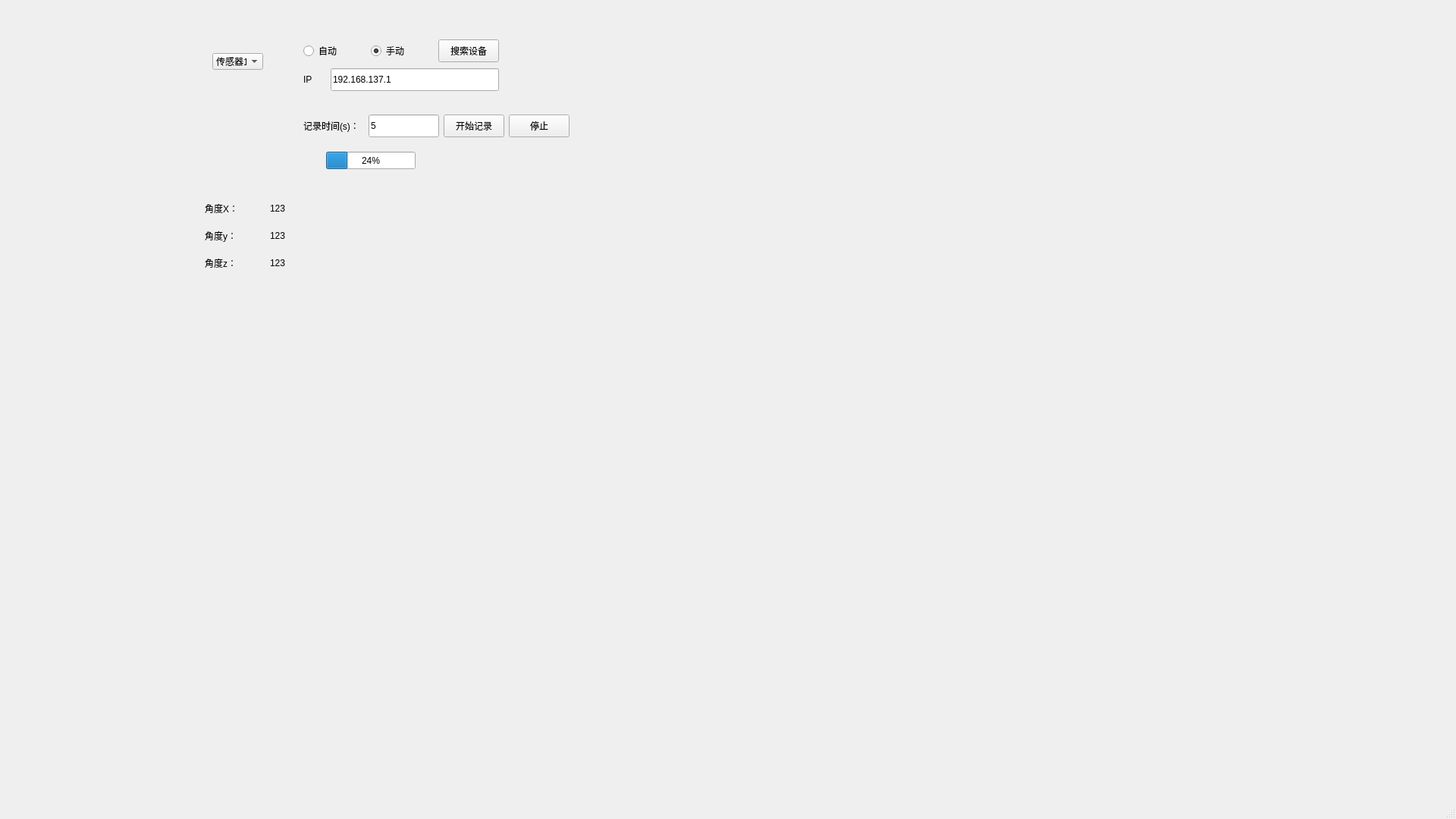
<?xml version="1.0" encoding="UTF-8"?>
<ui version="4.0">
 <class>MainWindow</class>
 <widget class="QMainWindow" name="MainWindow">
  <property name="geometry">
   <rect>
    <x>0</x>
    <y>0</y>
    <width>1920</width>
    <height>1080</height>
   </rect>
  </property>
  <property name="sizePolicy">
   <sizepolicy hsizetype="Expanding" vsizetype="Expanding">
    <horstretch>0</horstretch>
    <verstretch>0</verstretch>
   </sizepolicy>
  </property>
  <property name="minimumSize">
   <size>
    <width>1920</width>
    <height>1080</height>
   </size>
  </property>
  <property name="maximumSize">
   <size>
    <width>1920</width>
    <height>1080</height>
   </size>
  </property>
  <property name="windowTitle">
   <string>MainWindow</string>
  </property>
  <widget class="QWidget" name="centralwidget">
   <widget class="QWidget" name="layoutWidget">
    <property name="geometry">
     <rect>
      <x>400</x>
      <y>50</y>
      <width>258</width>
      <height>74</height>
     </rect>
    </property>
    <layout class="QVBoxLayout" name="verticalLayout">
     <item>
      <layout class="QHBoxLayout" name="horizontalLayout_2">
       <item>
        <layout class="QHBoxLayout" name="horizontalLayout">
         <item>
          <widget class="QRadioButton" name="auto_rbtn">
           <property name="minimumSize">
            <size>
             <width>80</width>
             <height>30</height>
            </size>
           </property>
           <property name="text">
            <string>自动</string>
           </property>
           <attribute name="buttonGroup">
            <string notr="true">A_or_M</string>
           </attribute>
          </widget>
         </item>
         <item>
          <widget class="QRadioButton" name="manual_rbtn">
           <property name="minimumSize">
            <size>
             <width>80</width>
             <height>30</height>
            </size>
           </property>
           <property name="text">
            <string>手动</string>
           </property>
           <property name="checked">
            <bool>true</bool>
           </property>
           <attribute name="buttonGroup">
            <string notr="true">A_or_M</string>
           </attribute>
          </widget>
         </item>
        </layout>
       </item>
       <item>
        <widget class="QPushButton" name="searchDe_btn">
         <property name="sizePolicy">
          <sizepolicy hsizetype="Expanding" vsizetype="Expanding">
           <horstretch>0</horstretch>
           <verstretch>0</verstretch>
          </sizepolicy>
         </property>
         <property name="minimumSize">
          <size>
           <width>80</width>
           <height>30</height>
          </size>
         </property>
         <property name="maximumSize">
          <size>
           <width>80</width>
           <height>30</height>
          </size>
         </property>
         <property name="text">
          <string>搜索设备</string>
         </property>
        </widget>
       </item>
      </layout>
     </item>
     <item>
      <layout class="QHBoxLayout" name="horizontalLayout_3">
       <item>
        <widget class="QLabel" name="label">
         <property name="minimumSize">
          <size>
           <width>30</width>
           <height>30</height>
          </size>
         </property>
         <property name="text">
          <string>IP</string>
         </property>
        </widget>
       </item>
       <item>
        <widget class="QLineEdit" name="IP_lineEdit">
         <property name="minimumSize">
          <size>
           <width>200</width>
           <height>30</height>
          </size>
         </property>
         <property name="text">
          <string>192.168.137.1</string>
         </property>
        </widget>
       </item>
      </layout>
     </item>
    </layout>
   </widget>
   <widget class="QWidget" name="layoutWidget">
    <property name="geometry">
     <rect>
      <x>400</x>
      <y>150</y>
      <width>351</width>
      <height>32</height>
     </rect>
    </property>
    <layout class="QHBoxLayout" name="horizontalLayout_4">
     <item>
      <widget class="QLabel" name="label_2">
       <property name="minimumSize">
        <size>
         <width>80</width>
         <height>30</height>
        </size>
       </property>
       <property name="text">
        <string>记录时间(s)：</string>
       </property>
      </widget>
     </item>
     <item>
      <widget class="QLineEdit" name="record_time_lineEdit">
       <property name="minimumSize">
        <size>
         <width>80</width>
         <height>30</height>
        </size>
       </property>
       <property name="text">
        <string>5</string>
       </property>
      </widget>
     </item>
     <item>
      <widget class="QPushButton" name="startRecord_btn">
       <property name="minimumSize">
        <size>
         <width>80</width>
         <height>30</height>
        </size>
       </property>
       <property name="text">
        <string>开始记录</string>
       </property>
      </widget>
     </item>
     <item>
      <widget class="QPushButton" name="stopRecord_btn">
       <property name="minimumSize">
        <size>
         <width>80</width>
         <height>30</height>
        </size>
       </property>
       <property name="text">
        <string>停止</string>
       </property>
      </widget>
     </item>
    </layout>
   </widget>
   <widget class="QWidget" name="layoutWidget">
    <property name="geometry">
     <rect>
      <x>270</x>
      <y>260</y>
      <width>168</width>
      <height>104</height>
     </rect>
    </property>
    <layout class="QFormLayout" name="formLayout">
     <item row="0" column="0">
      <widget class="QLabel" name="label_3">
       <property name="minimumSize">
        <size>
         <width>80</width>
         <height>30</height>
        </size>
       </property>
       <property name="text">
        <string>角度X：</string>
       </property>
      </widget>
     </item>
     <item row="0" column="1">
      <widget class="QLabel" name="Rx_label">
       <property name="minimumSize">
        <size>
         <width>80</width>
         <height>30</height>
        </size>
       </property>
       <property name="text">
        <string>123</string>
       </property>
      </widget>
     </item>
     <item row="1" column="0">
      <widget class="QLabel" name="label_4">
       <property name="minimumSize">
        <size>
         <width>80</width>
         <height>30</height>
        </size>
       </property>
       <property name="text">
        <string>角度y：</string>
       </property>
      </widget>
     </item>
     <item row="1" column="1">
      <widget class="QLabel" name="Ry_label">
       <property name="minimumSize">
        <size>
         <width>80</width>
         <height>30</height>
        </size>
       </property>
       <property name="text">
        <string>123</string>
       </property>
      </widget>
     </item>
     <item row="2" column="1">
      <widget class="QLabel" name="Rz_label">
       <property name="minimumSize">
        <size>
         <width>80</width>
         <height>30</height>
        </size>
       </property>
       <property name="text">
        <string>123</string>
       </property>
      </widget>
     </item>
     <item row="2" column="0">
      <widget class="QLabel" name="label_5">
       <property name="minimumSize">
        <size>
         <width>80</width>
         <height>30</height>
        </size>
       </property>
       <property name="text">
        <string>角度z：</string>
       </property>
      </widget>
     </item>
    </layout>
   </widget>
   <widget class="QProgressBar" name="progressBar">
    <property name="geometry">
     <rect>
      <x>430</x>
      <y>200</y>
      <width>118</width>
      <height>23</height>
     </rect>
    </property>
    <property name="value">
     <number>24</number>
    </property>
   </widget>
   <widget class="QComboBox" name="comboBox">
    <property name="geometry">
     <rect>
      <x>280</x>
      <y>70</y>
      <width>67</width>
      <height>22</height>
     </rect>
    </property>
    <item>
     <property name="text">
      <string>传感器1</string>
     </property>
    </item>
   </widget>
  </widget>
  <widget class="QMenuBar" name="menubar">
   <property name="geometry">
    <rect>
     <x>0</x>
     <y>0</y>
     <width>1920</width>
     <height>22</height>
    </rect>
   </property>
  </widget>
  <widget class="QStatusBar" name="statusbar"/>
 </widget>
 <resources/>
 <connections/>
 <buttongroups>
  <buttongroup name="A_or_M"/>
 </buttongroups>
</ui>
